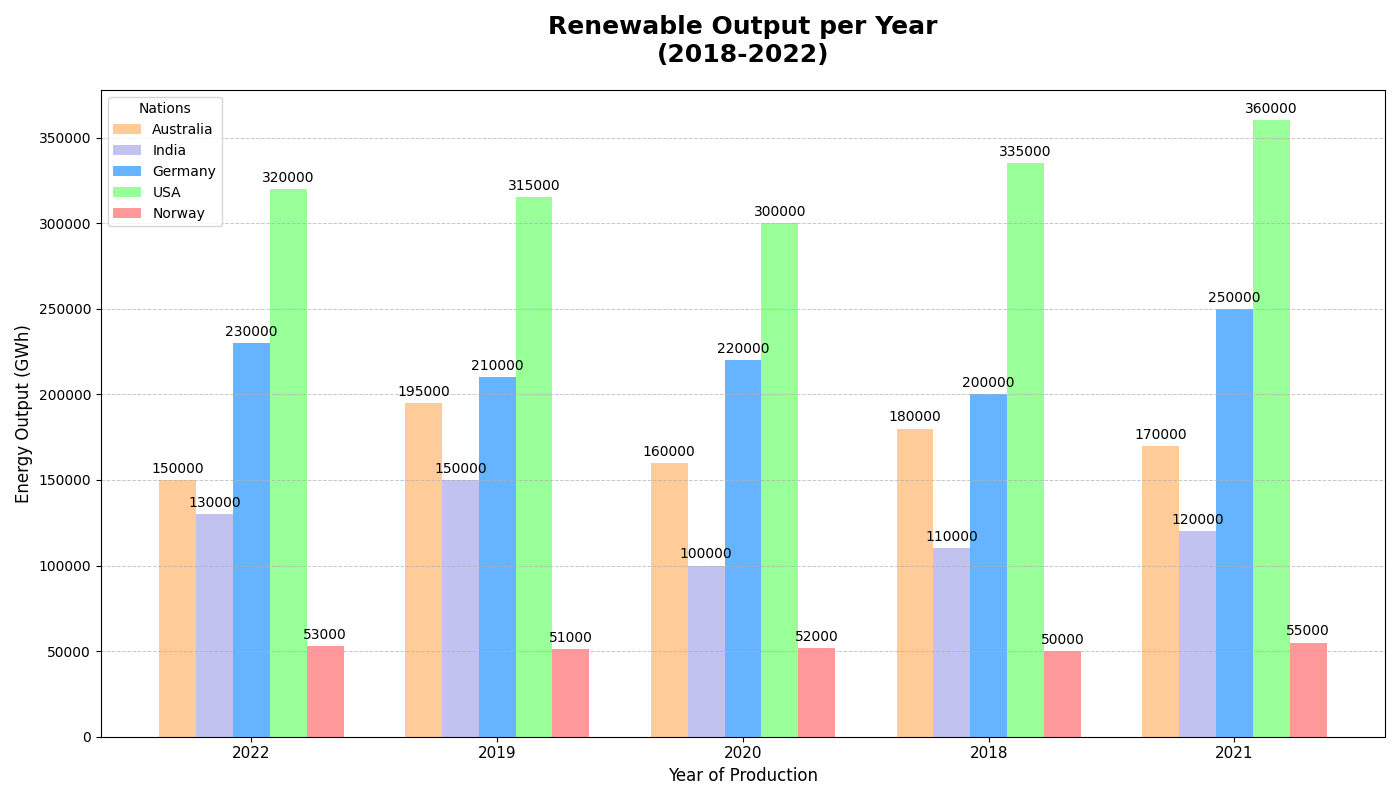

Python code for this plot:
import matplotlib.pyplot as plt
import numpy as np

countries = ['Australia', 'India', 'Germany', 'USA', 'Norway']
years = ['2022', '2019', '2020', '2018', '2021']

norway_production = [53000, 51000, 52000, 50000, 55000]
germany_production = [230000, 210000, 220000, 200000, 250000]
usa_production = [320000, 315000, 300000, 335000, 360000]
australia_production = [150000, 195000, 160000, 180000, 170000]
india_production = [130000, 150000, 100000, 110000, 120000]

data = [australia_production, india_production, germany_production, usa_production, norway_production]

fig, ax = plt.subplots(figsize=(14, 8))

width = 0.15
x = np.arange(len(years))

colors = ['#ffcc99', '#c2c2f0', '#66b3ff', '#99ff99', '#ff9999']

for i, (country_data, color) in enumerate(zip(data, colors)):
    rects = ax.bar(x + i * width, country_data, width, label=countries[i], color=color)
    for rect in rects:
        height = rect.get_height()
        ax.annotate(f'{height}', xy=(rect.get_x() + rect.get_width() / 2, height),
                    xytext=(0, 3), textcoords="offset points", ha='center', va='bottom', fontsize=10, color='black')

ax.set_xlabel('Year of Production', fontsize=12)
ax.set_ylabel('Energy Output (GWh)', fontsize=12)
ax.set_title('Renewable Output per Year\n(2018-2022)', fontsize=18, fontweight='bold', pad=20)
ax.set_xticks(x + width * 2)
ax.set_xticklabels(years, fontsize=11)
ax.legend(title="Nations", fontsize=10, loc='upper left')

ax.yaxis.grid(True, linestyle='--', linewidth=0.7, alpha=0.7)

plt.tight_layout()
plt.show()
